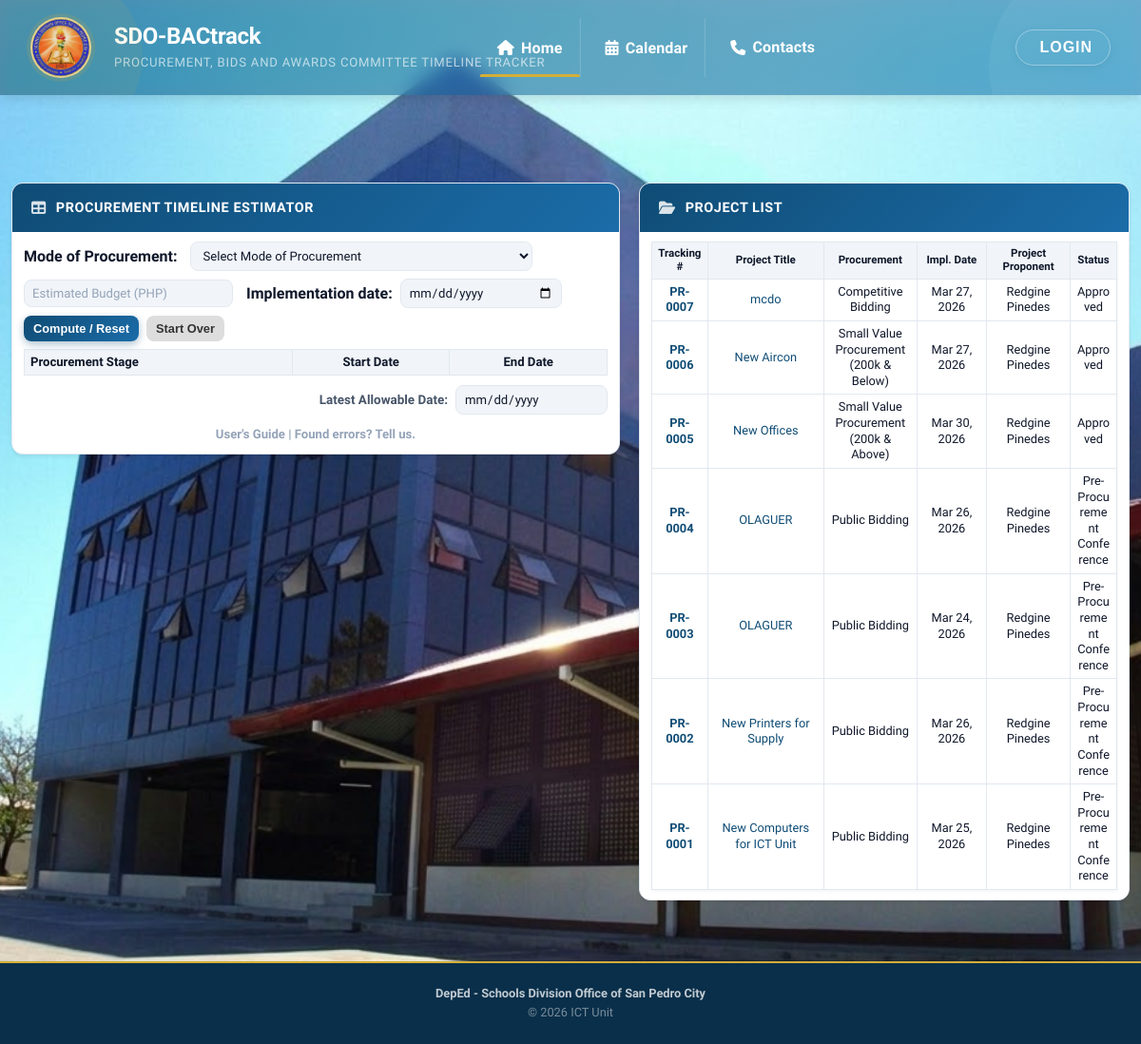
/admin/landing.php, run on an earlier commit of the app's database.
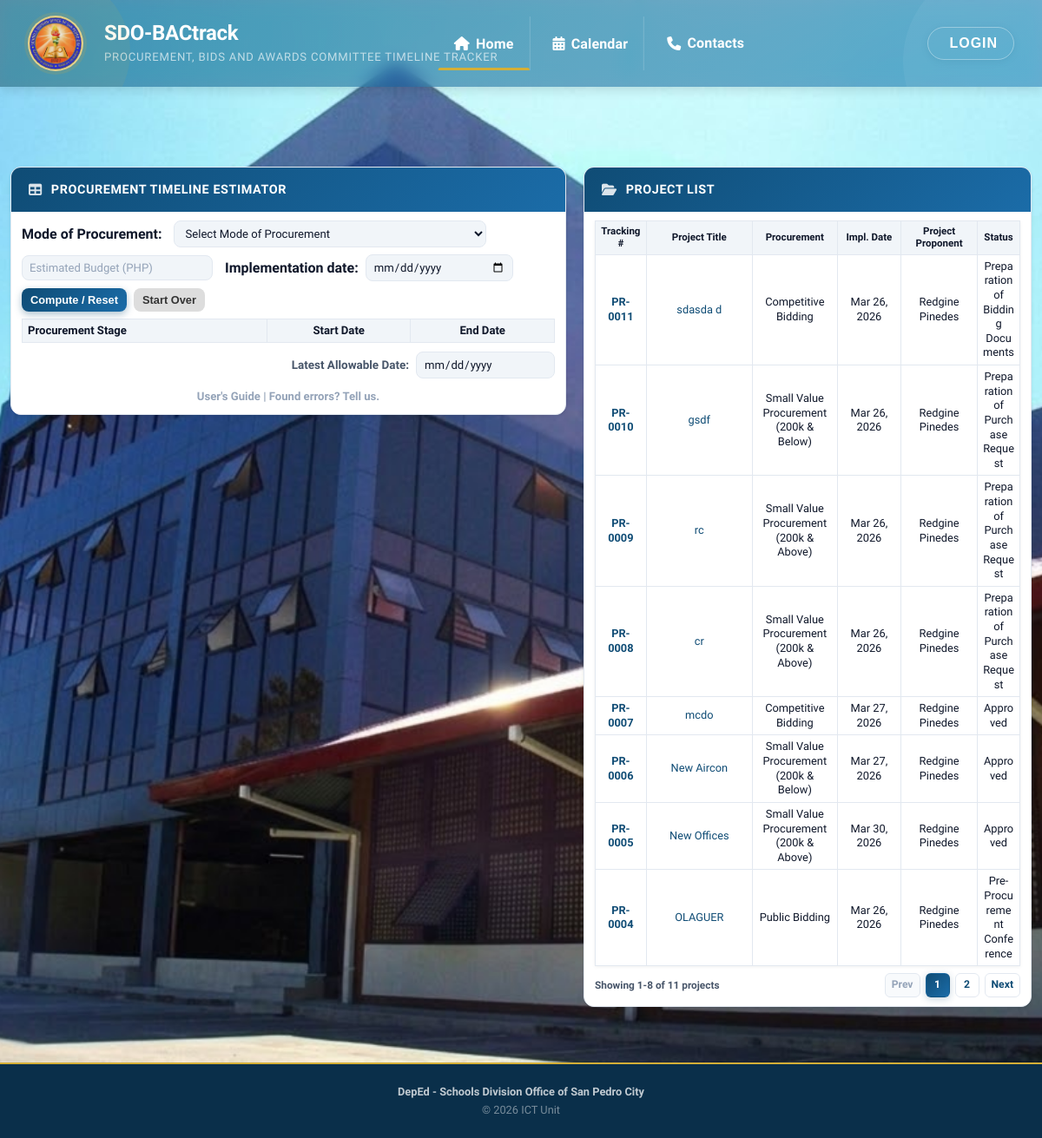
And on a later commit of the database.
### tables this page shows
CREATE TABLE `projects` (
  `id` int(11) NOT NULL,
  `title` varchar(255) NOT NULL,
  `description` text DEFAULT NULL,
  `procurement_type` varchar(50) NOT NULL DEFAULT 'PUBLIC_BIDDING',
  `project_start_date` date DEFAULT NULL,
  `created_by` int(11) NOT NULL,
  `approval_status` enum('DRAFT','PENDING_APPROVAL','APPROVED','REJECTED') NOT NULL DEFAULT 'APPROVED',
  `rejection_remarks` text DEFAULT NULL,
  `rejected_by` int(11) DEFAULT NULL,
  `rejected_at` timestamp NULL DEFAULT NULL,
  `created_at` timestamp NOT NULL DEFAULT current_timestamp(),
  `updated_at` timestamp NOT NULL DEFAULT current_timestamp() ON UPDATE current_timestamp()
);

CREATE TABLE `users` (
  `id` int(11) NOT NULL,
  `name` varchar(255) NOT NULL,
  `email` varchar(255) NOT NULL,
  `password_hash` varchar(255) NOT NULL,
  `role` enum('PROJECT_OWNER','PROCUREMENT','BAC_CHAIRMAN','BAC_SECRETARY','SUPERADMIN') NOT NULL DEFAULT 'PROJECT_OWNER',
  `employee_no` varchar(50) DEFAULT NULL,
  `position` varchar(100) DEFAULT NULL,
  `office` varchar(100) DEFAULT NULL,
  `unit_section` varchar(100) DEFAULT NULL,
  `avatar_url` varchar(500) DEFAULT NULL,
  `status` enum('PENDING','APPROVED') NOT NULL DEFAULT 'APPROVED',
  `is_active` tinyint(1) NOT NULL DEFAULT 1,
  `created_at` timestamp NOT NULL DEFAULT current_timestamp(),
  `updated_at` timestamp NOT NULL DEFAULT current_timestamp() ON UPDATE current_timestamp()
);

### config/database.php (called while the page is built, shortened)
<?php
class Database {
    private static $instance = null;
    private $connection;
    private function __construct() {
        try {
            $this->connection = new PDO(
                "mysql:host=" . DB_HOST . ";dbname=" . DB_NAME . ";charset=utf8mb4",
                DB_USER,
                DB_PASS,
                [
                    PDO::ATTR_ERRMODE => PDO::ERRMODE_EXCEPTION,
                    PDO::ATTR_DEFAULT_FETCH_MODE => PDO::FETCH_ASSOC,
                    PDO::ATTR_EMULATE_PREPARES => false
                ]
            );
        } catch (PDOException $e) {
            die("Database connection failed: " . $e->getMessage());
        }
    }
    private function runPendingMigrations() {
        $this->connection->exec(
            "CREATE TABLE IF NOT EXISTS schema_migrations (
                id INT AUTO_INCREMENT PRIMARY KEY,
                filename VARCHAR(255) NOT NULL UNIQUE,
                applied_at TIMESTAMP DEFAULT CURRENT_TIMESTAMP
            ) ENGINE=InnoDB"
        );
        $appliedRows = $this->connection
            ->query("SELECT filename FROM schema_migrations")
            ->fetchAll(PDO::FETCH_COLUMN);
        $applied = array_fill_keys($appliedRows ?: [], true);
        $updatesDir = dirname(__DIR__) . '/database/updates';
        $files = glob($updatesDir . '/*.sql');
        natsort($files);
        foreach ($files as $filePath) {
            $filename = basename($filePath);
            if (isset($applied[$filename])) {
                continue;
            }
            $sql = file_get_contents($filePath);
            $statements = $this->splitSqlStatements($sql);
            try {
                foreach ($statements as $statement) {
                    $trimmed = trim($statement);
                    $this->connection->exec($trimmed);
                }
            } catch (Throwable $e) {
                if ($this->isIgnorableMigrationError($e)) {
                    $insert = $this->connection->prepare(
                        "INSERT IGNORE INTO schema_migrations (filename) VALUES (?)"
                    );
                    $insert->execute([$filename]);
                    continue;
                }
                throw $e;
            }
        }
    }
    private function splitSqlStatements($sql) {
        $statements = [];
        $buffer = '';
        $inSingleQuote = false;
        $inDoubleQuote = false;
        $length = strlen($sql);
        for ($i = 0; $i < $length; $i++) {
            $char = $sql[$i];
            $next = $i + 1 < $length ? $sql[$i + 1] : '';
            if (!$inSingleQuote && !$inDoubleQuote) {
                if ($char === '-' && $next === '-') {
                    while ($i < $length && $sql[$i] !== "\n") {
                        $i++;
                    }
                    continue;
                }
            }
            if ($char === "'" && !$inDoubleQuote) {
                $escaped = $i > 0 && $sql[$i - 1] === '\\';
                if (!$escaped) {
                    $inSingleQuote = !$inSingleQuote;
                }
            } elseif ($char === '"' && !$inSingleQuote) {
                $escaped = $i > 0 && $sql[$i - 1] === '\\';
                if (!$escaped) {
                    $inDoubleQuote = !$inDoubleQuote;
                }
            }
            if ($char === ';' && !$inSingleQuote && !$inDoubleQuote) {
                $statements[] = $buffer;
                $buffer = '';
                continue;
            }
            $buffer .= $char;
        }
        return $statements;
    }
    public static function getInstance() {
        if (self::$instance === null) {
            self::$instance = new self();
        }
        return self::$instance;
    }
    public function query($sql, $params = []) {
        $stmt = $this->connection->prepare($sql);
        $stmt->execute($params);
        return $stmt;
    }
    public function fetch($sql, $params = []) {
        return $this->query($sql, $params)->fetch();
    }
    public function fetchAll($sql, $params = []) {
        return $this->query($sql, $params)->fetchAll();
    }
}
function db() {
    return Database::getInstance();
}

### models/Project.php (called while the page is built, shortened)
<?php
require_once __DIR__ . '/../config/database.php';
class Project {
    private $db;
    private $hasProjectOwnerNameColumn = null;
    public function __construct() {
        $this->db = db();
    }
    private function projectsTableHasProjectOwnerNameColumn() {
        try {
            $rows = $this->db->fetchAll("SHOW COLUMNS FROM projects LIKE 'project_owner_name'");
            $this->hasProjectOwnerNameColumn = !empty($rows);
        } catch (Exception $e) {
            $this->hasProjectOwnerNameColumn = false;
        }
        return $this->hasProjectOwnerNameColumn;
    }
    public function getAll($filters = []) {
        $ownerNameSql = $this->projectsTableHasProjectOwnerNameColumn()
            ? "COALESCE(NULLIF(p.project_owner_name, ''), u.name)"
            : "u.name";
        $sql = "SELECT p.*, {$ownerNameSql} as creator_name, u.avatar_url as creator_avatar,
                (SELECT COUNT(*) FROM bac_cycles WHERE project_id = p.id) as cycle_count
                FROM projects p
                LEFT JOIN users u ON p.created_by = u.id
                WHERE 1=1";
        $params = [];
        $sql .= " ORDER BY p.created_at DESC";
        $projects = $this->db->fetchAll($sql, $params);
        foreach ($projects as &$project) {
            $project['timeline_status'] = $this->getCurrentTimelineStatus(
                (int) $project['id'],
                $project['approval_status'] ?? 'APPROVED'
            );
        }
        return $projects;
    }
    private function getCurrentTimelineStatus($projectId, $fallbackStatus = 'APPROVED') {
        $cycle = $this->db->fetch(
            "SELECT id FROM bac_cycles WHERE project_id = ? ORDER BY id DESC LIMIT 1",
            [$projectId]
        );
        $currentStep = $this->db->fetch(
            "SELECT step_order, step_name, status
             FROM project_activities
             WHERE bac_cycle_id = ?
               AND status IN ('PENDING', 'IN_PROGRESS', 'DELAYED')
             ORDER BY step_order ASC
             LIMIT 1",
            [$cycle['id']]
        );
        if ($currentStep) {
            return 'Step ' . $currentStep['step_order'] . ': ' . $currentStep['step_name'] . ' (' . $currentStep['status'] . ')';
        }
        $counts = $this->db->fetch(
            "SELECT COUNT(*) AS total_steps,
                    SUM(CASE WHEN status = 'COMPLETED' THEN 1 ELSE 0 END) AS completed_steps
             FROM project_activities
             WHERE bac_cycle_id = ?",
            [$cycle['id']]
        );
        $totalSteps = (int) ($counts['total_steps'] ?? 0);
        return $fallbackStatus;
    }
}

### admin/landing.php (the view, shortened to what the rows shown need)
<!DOCTYPE html>
<html lang="en">
<head>
    <link rel="stylesheet" href="https://cdnjs.cloudflare.com/ajax/libs/font-awesome/6.5.1/css/all.min.css">
    <link href="https://cdn.jsdelivr.net/npm/fullcalendar@6.1.10/index.global.min.css" rel="stylesheet">
</head>
<body>
    <header class="site-header">
        <div class="header-inner">
            <div class="header-text-group">
                <h1><?php echo APP_NAME; ?></h1>
            </div>
        </div>
    </header>
    <main class="main-content">
        <div class="content-wrap">
            <section id="landing-home-panel" class="landing-tab-panel active" role="tabpanel" aria-labelledby="landing-home-tab">
            <div class="top-panels-fullwidth">
            <div class="top-panels">
            <div class="data-card estimator-card">
                <div class="card-body">
                    <table style="width:100%;border-collapse:collapse;">
                        <thead>
                            <tr style="background:var(--bg-secondary);">
                                <th style="padding:5px 6px;border:1px solid var(--border-color);width:46%;text-align:left;">Procurement Stage</th>
                                <th style="padding:5px 6px;border:1px solid var(--border-color);width:27%;">Start Date</th>
                                <th style="padding:5px 6px;border:1px solid var(--border-color);width:27%;">End Date</th>
                            </tr>
                        </thead>
                    </table>
                </div>
            </div>
            <?php
            require_once __DIR__ . '/../models/Project.php';
            $projectModel = new Project();
            $allProjects = $projectModel->getAll([]);
            $projectsPerPage = 8;
            $currentPage = isset($_GET['page']) ? (int) $_GET['page'] : 1;
            $offset = ($currentPage - 1) * $projectsPerPage;
            $projects = array_slice($allProjects, $offset, $projectsPerPage);
            ?>
            <div class="data-card projects-card">
                <div class="card-body">
                <?php if (empty($projects)): ?>
                    <div class="empty-state compact-empty" style="text-align:center;">
                        <div class="empty-icon" style="color:var(--text-muted);"><i class="fas fa-folder-plus"></i></div>
                        <h3>No projects found</h3>
                        <p style="color:var(--text-muted);">No BAC projects have been created yet.</p>
                    </div>
                <?php else: ?>
                    <div class="table-responsive">
                        <table class="data-table projects-table">
                            <colgroup>
                            </colgroup>
                            <thead>
                                <tr>
                                    <th title="Tracking Number">Tracking #</th>
                                    <th title="Project Title">Project Title</th>
                                    <th title="Mode of Procurement">Procurement</th>
                                    <th title="Implementation Date">Impl. Date</th>
                                    <th title="Project Proponent">Project Proponent</th>
                                    <th title="Status">Status</th>
                                </tr>
                            </thead>
                            <tbody>
                                <?php foreach ($projects as $project): ?>
                                <?php
                                    $procTypeKey = $project['procurement_type'] ?? '';
                                    $procTypeLabel = PROCUREMENT_TYPES[$procTypeKey] ?? $procTypeKey;
                                    $rawStatus = !empty($project['timeline_status'])
                                        ? $project['timeline_status']
                                        : ($project['approval_status'] ?? 'APPROVED');
                                    $statusText = (string)$rawStatus;
                                    if (preg_match('/^Step\s+\d+\s*:\s*(.+?)(?:\s*\([A-Z_]+\))?$/i', $statusText, $matches)) {
                                        $statusText = trim($matches[1]);
                                    } elseif (preg_match('/^[A-Z_]+$/', $statusText)) {
                                        $statusText = ucwords(strtolower(str_replace('_', ' ', $statusText)));
                                    }
                                    $implementationDate = !empty($project['project_start_date'])
                                        ? date('M d, Y', strtotime($project['project_start_date']))
                                        : 'Not set';
                                    $projectOwner = !empty($project['creator_name'])
                                        ? $project['creator_name']
                                        : 'Unassigned';
                                ?>
                                <tr class="project-row">
                                    <td class="projects-td-tracking">
                                        <button
                                            type="button"
                                            class="project-open-link tracking-number-link"
                                            onclick="openBacProcessModal(<?php echo (int)$project['id']; ?>, <?php echo htmlspecialchars(json_encode($project['title']), ENT_QUOTES, 'UTF-8'); ?>, <?php echo htmlspecialchars(json_encode($project['description'] ?? ''), ENT_QUOTES, 'UTF-8'); ?>);"
                                            aria-label="Open BAC process for project <?php echo (int)$project['id']; ?>"
                                        >
                                            <?php echo htmlspecialchars($project['bactrack_id'] ?? sprintf('PR-%04d', $project['id'])); ?>
                                        </button>
                                    </td>
                                    <td>
                                        <button
                                            type="button"
                                            class="project-open-link"
                                            onclick="openBacProcessModal(<?php echo (int)$project['id']; ?>, <?php echo htmlspecialchars(json_encode($project['title']), ENT_QUOTES, 'UTF-8'); ?>, <?php echo htmlspecialchars(json_encode($project['description'] ?? ''), ENT_QUOTES, 'UTF-8'); ?>);"
                                        >
                                            <?php echo htmlspecialchars($project['title']); ?>
                                        </button>
                                    </td>
                                    <td><?php echo htmlspecialchars($procTypeLabel); ?></td>
                                    <td><?php echo htmlspecialchars($implementationDate); ?></td>
                                    <td><?php echo htmlspecialchars($projectOwner); ?></td>
                                    <td><?php echo htmlspecialchars($statusText); ?></td>
                                </tr>
                                <?php endforeach; ?>
                            </tbody>
                        </table>
                    </div>
                <?php endif; ?>
                </div>
            </div>
            </div>
            </div>
            </section>
        </div>
    </main>
</body>
</html>

What changed in the data, as far as the page shows it:
no longer on this page (row unchanged): projects: id "PR-0003", title "OLAGUER", procurement_type "Public Bidding", project_start_date "Mar 24, 2026", created_by.name "Redgine Pinedes", statusText "Pre-Procurement Conference"
no longer on this page (row unchanged): projects: id "PR-0002", title "New Printers for Supply", procurement_type "Public Bidding", project_start_date "Mar 26, 2026", created_by.name "Redgine Pinedes", statusText "Pre-Procurement Conference"
no longer on this page (row unchanged): projects: id "PR-0001", title "New Computers for ICT Unit", procurement_type "Public Bidding", project_start_date "Mar 25, 2026", created_by.name "Redgine Pinedes", statusText "Pre-Procurement Conference"
added projects: id "PR-0011", title "sdasda d", procurement_type "Competitive Bidding", project_start_date "Mar 26, 2026", created_by.name "Redgine Pinedes", statusText "Preparation of Bidding Documents"
added projects: id "PR-0010", title "gsdf", procurement_type "Small Value Procurement (200k & Below)", project_start_date "Mar 26, 2026", created_by.name "Redgine Pinedes", statusText "Preparation of Purchase Request"
added projects: id "PR-0009", title "rc", procurement_type "Small Value Procurement (200k & Above)", project_start_date "Mar 26, 2026", created_by.name "Redgine Pinedes", statusText "Preparation of Purchase Request"
added projects: id "PR-0008", title "cr", procurement_type "Small Value Procurement (200k & Above)", project_start_date "Mar 26, 2026", created_by.name "Redgine Pinedes", statusText "Preparation of Purchase Request"
Also different on the page:
$startRow: (not shown) → "1"
$endRow: (not shown) → "8"
$totalProjects: (not shown) → "11"
text now shown: "Showing - of projects Prev Next"
new list line: "1"
new list line: "2"
